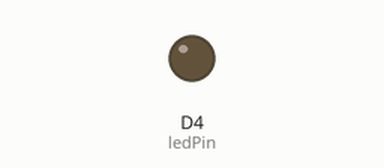
This sketch was run on a simulated ESP8266 (NodeMCU). Shown: output pins drawn as LEDs (lit = HIGH). WiFi joins after 1.5 s; servers stay silent unless stated; what the sketch prints to the serial monitor is not drawn.

Above: at 0.1 s.
At 2.3 s:
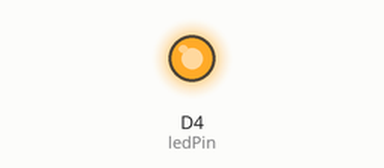
Timing chart, 0 to 3.8 s (numbered marks = the images above):
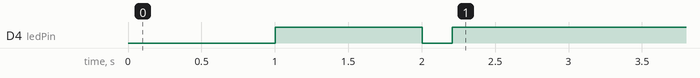

Measured:
- by itself, D4 (ledPin): HIGH → LOW at 2.0 s, → HIGH 0.21 s later

The sketch:

part2-client.ino
```cpp
#include <ESP8266WiFi.h>
#include <ESP8266HTTPClient.h>


const char* ssid = "xxx";
const char* password = "xxx";
WiFiClient client;

int ledPin = D4;
long req_counter = 5000;
long on_time = 0;
long off_time = 0;
long delay_counter = 0;


void setup() {

  Serial.begin(115200);
  while (!Serial)
    ;

  pinMode(ledPin, OUTPUT);
  digitalWrite(ledPin, LOW);

  // Connect to WiFi network
  Serial.print("Connecting to: ");
  Serial.println(ssid);

  WiFi.begin(ssid, password);
  while (WiFi.status() != WL_CONNECTED) {
    delay(1000);
    Serial.print(".");
    digitalWrite(ledPin, !digitalRead(ledPin));
  }

  Serial.print("\nWiFi connected");
  Serial.print(" (");
  Serial.print(ssid);
  Serial.println(")");

  IPAddress ip = WiFi.localIP();
  Serial.print("IP Address: ");
  Serial.println(ip);

  long rssi = WiFi.RSSI();
  Serial.print("signal strength (RSSI):");
  Serial.print(rssi);
  Serial.println(" dBm");

  Serial.println("-----------------------------");
}


void loop() {

  delay(1);

  if ((delay_counter % req_counter) == 0) {
    unsigned long start_req_delay = millis();
    if (WiFi.status() == WL_CONNECTED) {  //Check WiFi connection status

      HTTPClient http;

      http.begin(client, "http://YOUR_IP_ADDRESS/device/get/");  //Specify request URL
      int httpCode = http.GET();                                    //Send the request

      if (httpCode > 0) {
        String payload = http.getString();  //Get the request response payload

        char delimiter = ';';
        int del_index = payload.indexOf(';');
        on_time = payload.substring(0, del_index).toInt();
        off_time = payload.substring(del_index + 1, payload.length()).toInt();

        Serial.print("On Time: ");
        Serial.print(on_time);
        Serial.println(" ms");
        Serial.print("Off Time: ");
        Serial.print(off_time);
        Serial.println(" ms");
      }

      else {
        Serial.println("Error Code: ");
        Serial.println(httpCode);
      }

      http.end();  //Close connection
    } else {
      Serial.println("ESP8266 didn't connect to WiFi!");
    }

    Serial.print("Network delay: ");
    Serial.print(millis() - start_req_delay);
    Serial.println(" ms");
    Serial.println("--------------------------------");
  }

  if ((on_time == 0) & (off_time == 0)) {
    digitalWrite(ledPin, HIGH);
  }

  else if ((on_time != 0) & (off_time == 0)) {
    digitalWrite(ledPin, LOW);
  }

  else if ((off_time != 0) & (on_time == 0)) {
    digitalWrite(ledPin, HIGH);
  }

  else if (!digitalRead(ledPin) & ((delay_counter % on_time) == 0)) {
    digitalWrite(ledPin, HIGH);
  }

  else if ((delay_counter % off_time) == 0) {
    digitalWrite(ledPin, LOW);
  }

  if (delay_counter == (off_time * on_time * req_counter))
    delay_counter = 0;
  else
    delay_counter++;
}
```
